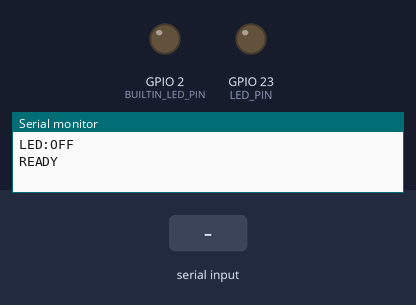
Bench run of a sketch on a simulated ESP32. Shown: output pins drawn as LEDs (lit = HIGH), the last lines printed to the serial monitor. The test bench sets the inputs (shaded band).

Above: at 1.2 s.
1.3 s: "G" received over Serial
At 2.3 s:
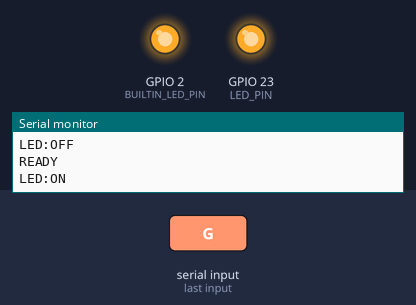
2.8 s: "R" received over Serial
At 3.4 s:
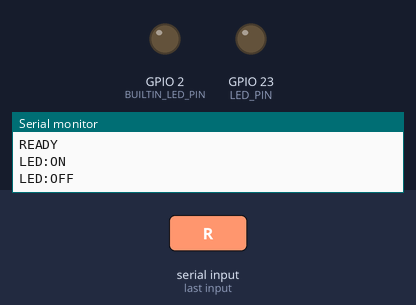
4.3 s: "g" received over Serial
At 4.6 s:
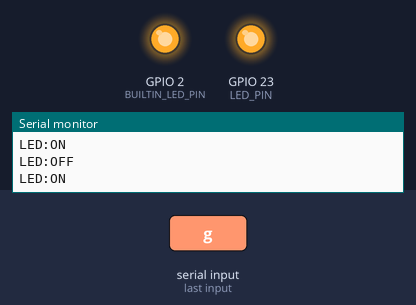
Timing chart, 0 to 7.3 s (numbered marks = the images above; inputs shaded):
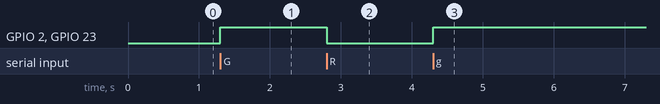

The sketch:

led_control.ino
```cpp
/*
 * Color Detection-Based Automatic Light Control - ESP32 firmware
 *
 * รับคำสั่งจาก Python ผ่าน Serial (115200 baud)
 *   'G' -> เปิด LED  (ตรวจพบสีเขียว)
 *   'R' -> ปิด LED   (ตรวจพบสีแดง)
 *   '?' -> ถามสถานะปัจจุบัน
 * ตอบกลับ "LED:ON" หรือ "LED:OFF" ทุกครั้งเพื่อยืนยัน
 * และส่ง "READY" เมื่อบอร์ดเริ่มทำงาน
 */

const int LED_PIN = 23;          // LED ภายนอก ผ่านตัวต้านทาน 220 โอห์ม
const int BUILTIN_LED_PIN = 2;   // LED บนบอร์ด (แสดงสถานะเดียวกัน)
const long BAUD_RATE = 115200;

bool ledOn = false;

void reportState() {
  Serial.println(ledOn ? "LED:ON" : "LED:OFF");
}

void setLed(bool on) {
  ledOn = on;
  digitalWrite(LED_PIN, on ? HIGH : LOW);
  digitalWrite(BUILTIN_LED_PIN, on ? HIGH : LOW);
  reportState();
}

void setup() {
  pinMode(LED_PIN, OUTPUT);
  pinMode(BUILTIN_LED_PIN, OUTPUT);
  Serial.begin(BAUD_RATE);
  setLed(false);
  Serial.println("READY");
}

void loop() {
  while (Serial.available() > 0) {
    char c = Serial.read();
    switch (c) {
      case 'G':
      case 'g':
        setLed(true);
        break;
      case 'R':
      case 'r':
        setLed(false);
        break;
      case '?':
        reportState();
        break;
      default:
        // ข้าม '\n', '\r' และตัวอักษรอื่น
        break;
    }
  }
}
```

Measured:
- after the input at 1.3 s, GPIO 2 (BUILTIN_LED_PIN), GPIO 23 (LED_PIN): LOW → HIGH at once
- after the input at 2.8 s, GPIO 2 (BUILTIN_LED_PIN), GPIO 23 (LED_PIN): HIGH → LOW at once
- after the input at 4.3 s, GPIO 2 (BUILTIN_LED_PIN), GPIO 23 (LED_PIN): LOW → HIGH at once
